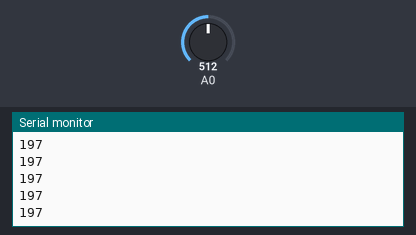
Recording of a sketch running on a simulated Arduino Uno, built with avr-gcc and run on an emulated ATmega328P. Parts: the last lines printed to the serial monitor. The inputs (shaded band) are chosen by the test bench; at power-on: A0 = 512.

Above: at 1.2 s.
1.3 s: A0 set to 716
At 2.3 s:
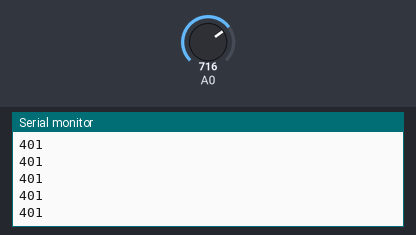
2.8 s: A0 set to 900
At 3.3 s:
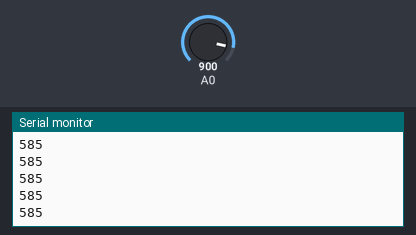
Timing chart, 0 to 5.8 s (numbered marks = the images above; inputs shaded):
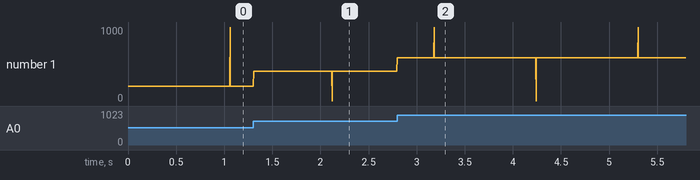

Measured:
- after the input at 1.3 s, the serial monitor: prints a new line at once (image 1)
- after the input at 2.8 s, the serial monitor: prints a new line at once (image 2)
- plotted number 1: 197 → 401 after the input at 1.3 s, 401 → 585 after the input at 2.8 s

The sketch:

AudioSensor.ino
```cpp
int vol=0;
void setup () {
  Serial.begin (115200);
}
int i = 0;
int k = 0;
void loop () {
  vol = analogRead (0);
  if(abs(vol-315)>100)
    Serial.println (vol-315);
  else
    Serial.println (0);
  delay(5);
  i++;
  if(i%200==0){
    k++;
    if(k%2)
      Serial.println (1000);
    else
      Serial.println (0);
  }
}
```
